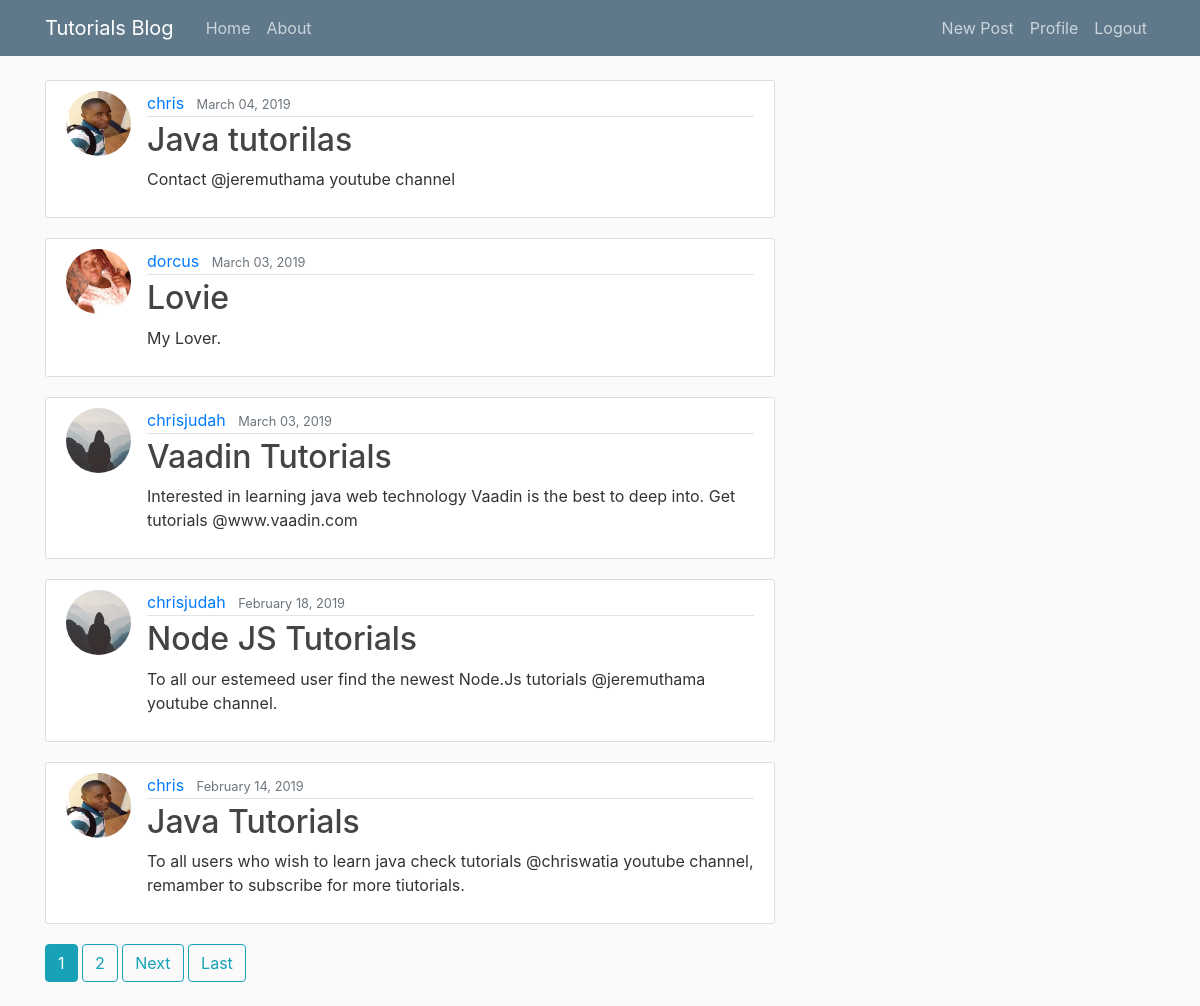
Screenshot of / (signed in) with the database file from the repository.
### blog/models.py (models this page shows, shortened)
class Post(models.Model):
    title = models.CharField(max_length=100)
    content = models.TextField()
    date_posted = models.DateTimeField(default=timezone.now)
    author = models.ForeignKey(User, on_delete=models.CASCADE)

### users/models.py (models this page shows, shortened)
class Profile(models.Model):
    user = models.OneToOneField(User, on_delete=models.CASCADE)
    image = models.ImageField(default='default.jpg', upload_to='profile_pics')

### blog/views.py (the view)
# urls.py: path('', PostListView.as_view(), name='blog-home'),
class PostListView(LoginRequiredMixin, ListView):
    model = Post
    context_object_name = 'posts'
    ordering = ['-date_posted']
    paginate_by = 5

### blog/templates/blog/post_list.html (shortened to what this page needs)
{% extends "blog/base.html" %}
{% block content %}
    {% for post in posts %}
        <article class="media content-section">
          <img class="rounded-circle article-img" src="{{ post.author.profile.image.url }}">
          <div class="media-body">
            <div class="article-metadata">
              <a class="mr-2" href="{% url 'user-posts' post.author.username %}">{{ post.author }}</a>
              <small class="text-muted">{{ post.date_posted|date:"F d, Y" }}</small>
            </div>
            <h2><a class="article-title" href="{% url 'post-detail' post.id %}">{{ post.title }}</a></h2>
            <p class="article-content">{{ post.content }}</p>
          </div>
        </article>
    {% endfor %}
    {% if is_paginated %}
      {% for num in page_obj.paginator.page_range %}
        {% if page_obj.number == num %}
          <a class="btn btn-info mb-4" href="?page={{ num }}">{{ num }}</a>
        {% elif num > page_obj.number|add:'-3' and num < page_obj.number|add:'3' %}
          <a class="btn btn-outline-info mb-4" href="?page={{ num }}">{{ num }}</a>
        {% endif %}
      {% endfor %}
      {% if page_obj.has_next %}
        <a class="btn btn-outline-info mb-4" href="?page={{ page_obj.next_page_number }}">Next</a>
        <a class="btn btn-outline-info mb-4" href="?page={{ page_obj.paginator.num_pages }}">Last</a>
      {% endif %}
    {% endif %}
{% endblock content %}

### blog/templates/blog/base.html (shortened to what this page needs)
{% load static %}
<!DOCTYPE html>
<head>
    <link rel="stylesheet" href="https://stackpath.bootstrapcdn.com/bootstrap/4.3.0/css/bootstrap.min.css">
    <link rel="stylesheet" type="text/css" href="{% static 'blog/main.css' %}">
</head>
<body>
    <header class="site-header">
      <nav class="navbar navbar-expand-md navbar-dark bg-steel fixed-top">
        <div class="container">
          <a class="navbar-brand mr-4" href="{% url 'blog-home' %}">Tutorials Blog</a>
          <div class="collapse navbar-collapse" id="navbarToggle">
            <div class="navbar-nav mr-auto">
              <a class="nav-item nav-link" href="{% url 'blog-home' %}">Home</a>
              <a class="nav-item nav-link" href="{% url 'blog-about' %}">About</a>
            </div>
            <div class="navbar-nav">
              {% if user.is_authenticated %}
                <a class="nav-item nav-link" href="{% url 'post-create' %}">New Post</a>
                <a class="nav-item nav-link" href="{% url 'profile' %}">Profile</a>
                <a class="nav-item nav-link" href="{% url 'logout' %}">Logout</a>
              {% else %}
                <a class="nav-item nav-link" href="{% url 'login' %}">Login</a>
                <a class="nav-item nav-link" href="{% url 'register' %}">Register</a>
              {% endif %}
            </div>
          </div>
        </div>
      </nav>
    </header>
    <main role="main" class="container">
      <div class="row">
        <div class="col-md-8">
          {% block content %}{% endblock %}
        </div>
      </div>
    </main>
</body>
</html>

### blog/static/blog/main.css (style rules this page uses)
body { background: #fafafa; color: #333333; margin-top: 5rem; }
h1, h2, h3, h4, h5, h6 { color: #444444; }
.bg-steel { background-color: #5f788a; }
.site-header .navbar-nav .nav-link { color: #cbd5db; }
.content-section { background: #ffffff; padding: 10px 20px; border: 1px solid #dddddd; border-radius: 3px; margin-bottom: 20px; }
.article-title { color: #444444; }
.article-content { white-space: pre-line; }
.article-img { height: 65px; width: 65px; margin-right: 16px; }
.article-metadata { padding-bottom: 1px; margin-bottom: 4px; border-bottom: 1px solid #e3e3e3 }

### rows the page displays
Post: author.profile.image (picture), author "chris", date_posted "March 04, 2019", title "Java tutorilas", content "Contact @jeremuthama youtube channel"
Post: author.profile.image (picture), author "dorcus", date_posted "March 03, 2019", title "Lovie", content "My Lover."
Post: author.profile.image (placeholder picture), author "chrisjudah", date_posted "March 03, 2019", title "Vaadin Tutorials", content "Interested in learning java web technology Vaadin is the best to deep into. Get tutorials @www.vaadin.com"
Post: author.profile.image (placeholder picture), author "chrisjudah", date_posted "February 18, 2019", title "Node JS Tutorials", content "To all our estemeed user find the newest Node.Js tutorials @jeremuthama youtube channel."
Post: author.profile.image (picture), author "chris", date_posted "February 14, 2019", title "Java Tutorials", content "To all users who wish to learn java check tutorials @chriswatia youtube channel, remamber to subscribe for more tiutorials."

### other values shown
{{ num }} "1"
{{ num }} "2"
